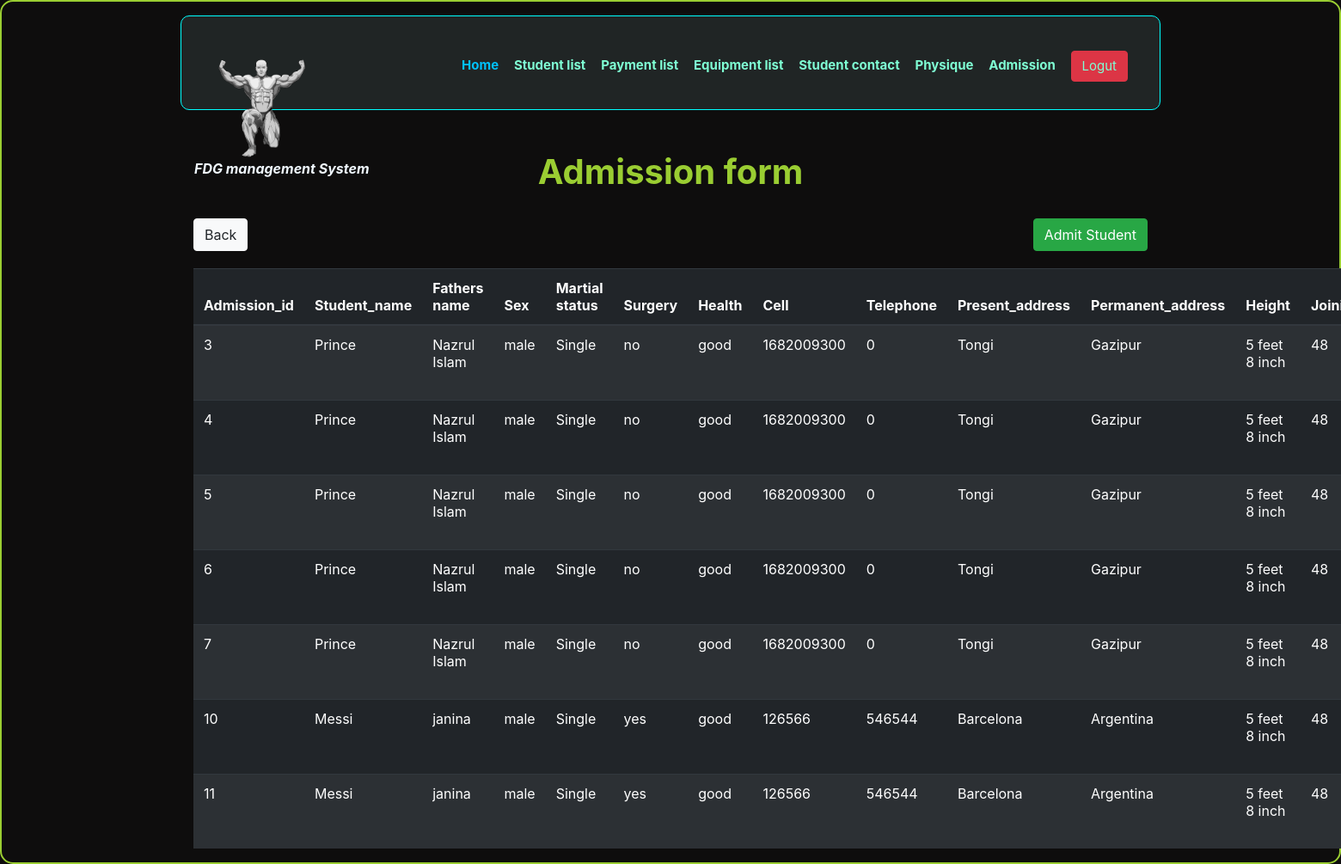
Page /updel/admission_form_view.php (signed in) on the committed database.
### tables this page shows
CREATE TABLE `admission_form` (
  `Admission_id` int(15) NOT NULL,
  `Student_name` varchar(30) NOT NULL,
  `Fathers_name` varchar(30) NOT NULL,
  `Sex` text NOT NULL,
  `Martial_status` text NOT NULL,
  `Surgery` text NOT NULL,
  `Health` text NOT NULL,
  `Cell` int(15) NOT NULL,
  `Telephone` int(15) NOT NULL,
  `Present_address` varchar(50) NOT NULL,
  `Permanent_address` varchar(50) NOT NULL,
  `Height` varchar(15) NOT NULL,
  `Joining_weight` varchar(15) NOT NULL,
  `Present_weight` varchar(15) NOT NULL,
  `Desire_weight` varchar(15) NOT NULL,
  `Joining_date` date NOT NULL
);

### updel/admission_form_view.php (the view, shortened to what this page needs)
<?php
$db_host = 'localhost';
$db_user = 'root';
$db_pass = '';
$db_name = 'fdg_database';
$conn = mysqli_connect($db_host, $db_user, $db_pass, $db_name);
$sql = 'SELECT *
		FROM admission_form';
$query = mysqli_query($conn, $sql);
?>
<html>
<head>
    <link rel="stylesheet" href="https://stackpath.bootstrapcdn.com/bootstrap/4.1.3/css/bootstrap.min.css">
    <link rel="stylesheet" href="css/style.css">
    <link href="https://unpkg.com/aos@2.3.1/dist/aos.css" rel="stylesheet">
</head>
<body class="neon">
    <section>
        <header class="container" style="background-color:#202525">
            <div class="logo">
                <img src="images/logo2.png" alt="Logo">
                <p>FDG management System</p>
            </div>
            <nav class="nav_bar">
                <ul>
                    <li class="active"><a href="success.php">Home</a></li>
                    <li><a class="another_active" href="student_information_view.php">Student list</a></li>
                    <li><a href="payment_information_view.php">Payment list</a></li>
                    <li><a href="equipment_information_view.php">Equipment list</a></li>
                    <li><a href="contact_information_view.php">Student contact</a></li>
                    <li><a href="physique_information_view.php">Physique</a></li>
                    <li><a href="admission_form_view.php">Admission</a></li>
                    <li>
                        <a class="btn btn-danger" href="logout.php">Logut</a></li>
                </ul>
            </nav>
        </header>
    </section>
    <section>
        <div class="container" data-aos="flip-up">
            <br>
            <br>
            <h1>Admission form</h1>
            <div class="back">
                <a class="btn btn-light" href="success.php">Back</a>
            </div>
            <div class="insert">
                <a class="btn btn-success" href="admission_form.php">Admit Student</a>
            </div>
            <table class="table table-striped table-dark">
                <thead>
                    <tr>
                        <th scope="col">Admission_id</th>
                        <th scope="col">Student_name</th>
                        <th scope="col">Fathers name</th>
                        <th scope="col">Sex</th>
                        <th scope="col">Martial status</th>
                        <th scope="col">Surgery</th>
                        <th scope="col">Health</th>
                        <th scope="col">Cell</th>
                        <th scope="col">Telephone</th>
                        <th scope="col">Present_address</th>
                        <th scope="col">Permanent_address</th>
                        <th scope="col">Height</th>
                        <th scope="col">Joining_weight</th>
                    </tr>
                </thead>
                <tbody>
                    <?php
            while ($row=mysqli_fetch_assoc($query)){
          ?>
                    <tr>
                        <td>
                            <?php echo $row['Admission_id']; ?>
                        </td>
                        <td>
                            <?php echo $row['Student_name']; ?>
                        </td>
                        <td>
                            <?php echo $row['Fathers_name']; ?>
                        </td>
                        <td>
                            <?php echo $row['Sex']; ?>
                        </td>
                        <td>
                            <?php echo $row['Martial_status']; ?>
                        </td>
                        <td>
                            <?php echo $row['Surgery']; ?>
                        </td>
                        <td>
                            <?php echo $row['Health']; ?>
                        </td>
                        <td>
                            <?php echo $row['Cell']; ?>
                        </td>
                        <td>
                            <?php echo $row['Telephone']; ?>
                        </td>
                        <td>
                            <?php echo $row['Present_address']; ?>
                        </td>
                        <td>
                            <?php echo $row['Permanent_address']; ?>
                        </td>
                        <td>
                            <?php echo $row['Height']; ?>
                        </td>
                        <td>
                            <?php echo $row['Joining_weight']; ?>
                        </td>
                    </tr>
                    <?php } ?>
                </tbody>
            </table>
        </div>
    </section>
</body>
</html>

### css/style.css (style rules this page uses)
header { height: 110px; background-color: aliceblue; border-radius: 10px; }
.logo > img { width: 155px; margin-top: -15px; position: relative; }
.nav_bar > ul > li { list-style: none; display: inline-block; }
.nav_bar > ul > li > a { text-decoration: none; font-size: 15px; margin-left: -8px; margin-right: 22px; color: aquamarine; }
.nav_bar > ul > .active > a { color: #00c1fb; }
.another_active { color: aquamarine; }
.logo { float: left; position: absolute; font-weight: bolder; font-style: italic; color: aliceblue; }
.nav_bar { float: right; margin-top: 40px; font-weight: 700; }
.neon { border-width: 2px; border-style: solid; border-color: #9acd32; border-radius: 15px; }
html { height: 100%; }
body { background-color: #0e0d0d; }
h1 { color: #9acd32; text-align: center; margin-bottom: 30px; font-weight: bold; }
.insert { float: right; color: aqua; margin-bottom: 20px; }
.back { float: left; }
header { background-color: #202525; margin-top: 1%; border-width: 1px; border-style: solid; border-color: aqua; }

### rows in the picture
admission_form: Admission_id "3", Student_name "Prince", Fathers_name "Nazrul Islam", Sex "male", Martial_status "Single", Surgery "no", Health "good", Cell "1682009300", Telephone "0", Present_address "Tongi", Permanent_address "Gazipur", Height "5 feet 8 inch", Joining_weight "48"
admission_form: Admission_id "4", Student_name "Prince", Fathers_name "Nazrul Islam", Sex "male", Martial_status "Single", Surgery "no", Health "good", Cell "1682009300", Telephone "0", Present_address "Tongi", Permanent_address "Gazipur", Height "5 feet 8 inch", Joining_weight "48"
admission_form: Admission_id "5", Student_name "Prince", Fathers_name "Nazrul Islam", Sex "male", Martial_status "Single", Surgery "no", Health "good", Cell "1682009300", Telephone "0", Present_address "Tongi", Permanent_address "Gazipur", Height "5 feet 8 inch", Joining_weight "48"
admission_form: Admission_id "6", Student_name "Prince", Fathers_name "Nazrul Islam", Sex "male", Martial_status "Single", Surgery "no", Health "good", Cell "1682009300", Telephone "0", Present_address "Tongi", Permanent_address "Gazipur", Height "5 feet 8 inch", Joining_weight "48"
admission_form: Admission_id "7", Student_name "Prince", Fathers_name "Nazrul Islam", Sex "male", Martial_status "Single", Surgery "no", Health "good", Cell "1682009300", Telephone "0", Present_address "Tongi", Permanent_address "Gazipur", Height "5 feet 8 inch", Joining_weight "48"
admission_form: Admission_id "10", Student_name "Messi", Fathers_name "janina", Sex "male", Martial_status "Single", Surgery "yes", Health "good", Cell "126566", Telephone "546544", Present_address "Barcelona", Permanent_address "Argentina", Height "5 feet 8 inch", Joining_weight "48"
admission_form: Admission_id "11", Student_name "Messi", Fathers_name "janina", Sex "male", Martial_status "Single", Surgery "yes", Health "good", Cell "126566", Telephone "546544", Present_address "Barcelona", Permanent_address "Argentina", Height "5 feet 8 inch", Joining_weight "48"
